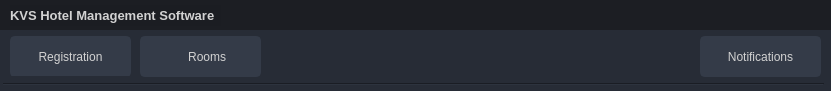
   <widget class="QWidget" name="FrameTop" native="true">
    <property name="geometry">
     <rect>
      <x>0</x>
      <y>0</y>
      <width>831</width>
      <height>91</height>
     </rect>
    </property>
    <property name="styleSheet">
     <string notr="true">background-color: rgba(27, 29, 35, 200)</string>
    </property>
    <widget class="QWidget" name="FrameSubTop" native="true">
     <property name="geometry">
      <rect>
       <x>0</x>
       <y>0</y>
       <width>831</width>
       <height>91</height>
      </rect>
     </property>
     <property name="styleSheet">
      <string notr="true">background-color: rgba(27, 29, 35, 200)</string>
     </property>
     <widget class="QWidget" name="FrameSubbedTop" native="true">
      <property name="geometry">
       <rect>
        <x>0</x>
        <y>0</y>
        <width>831</width>
        <height>91</height>
       </rect>
      </property>
      <property name="styleSheet">
       <string notr="true">background-color: rgba(27, 29, 35, 200)</string>
      </property>
      <widget class="QPushButton" name="ExitButton">
       <property name="geometry">
        <rect>
         <x>800</x>
         <y>0</y>
         <width>31</width>
         <height>31</height>
        </rect>
       </property>
       <property name="styleSheet">
        <string notr="true">QPushButton {	
	border: none;
	background-color: transparent;
}
QPushButton:hover {
	background-color: rgb(52, 59, 72);
}
QPushButton:pressed {	
	background-color: rgb(85, 170, 255);
}</string>
       </property>
       <property name="text">
        <string/>
       </property>
       <property name="icon">
        <iconset>
         <normaloff>icons/cil-x.png</normaloff>icons/cil-x.png</iconset>
       </property>
      </widget>
      <widget class="QPushButton" name="MinimizeButton">
       <property name="geometry">
        <rect>
         <x>770</x>
         <y>0</y>
         <width>31</width>
         <height>31</height>
        </rect>
       </property>
       <property name="styleSheet">
        <string notr="true">QPushButton {	
	border: none;
	background-color: transparent;
}
QPushButton:hover {
	background-color: rgb(52, 59, 72);
}
QPushButton:pressed {	
	background-color: rgb(85, 170, 255);
}</string>
       </property>
       <property name="text">
        <string/>
       </property>
       <property name="icon">
        <iconset>
         <normaloff>icons/cil-window-minimize.png</normaloff>icons/cil-window-minimize.png</iconset>
       </property>
      </widget>
      <widget class="QLabel" name="MainLab">
       <property name="geometry">
        <rect>
         <x>10</x>
         <y>5</y>
         <width>211</width>
         <height>21</height>
        </rect>
       </property>
       <property name="palette">
        <palette>
         <active>
          <colorrole role="WindowText">
           <brush brushstyle="SolidPattern">
            <color alpha="255">
             <red>210</red>
             <green>210</green>
             <blue>210</blue>
            </color>
           </brush>
          </colorrole>
          <colorrole role="Button">
           <brush brushstyle="SolidPattern">
            <color alpha="200">
             <red>27</red>
             <green>29</green>
             <blue>35</blue>
            </color>
           </brush>
          </colorrole>
          <colorrole role="Text">
           <brush brushstyle="SolidPattern">
            <color alpha="255">
             <red>210</red>
             <green>210</green>
             <blue>210</blue>
            </color>
           </brush>
          </colorrole>
          <colorrole role="ButtonText">
           <brush brushstyle="SolidPattern">
            <color alpha="255">
             <red>210</red>
             <green>210</green>
             <blue>210</blue>
            </color>
           </brush>
          </colorrole>
          <colorrole role="Base">
           <brush brushstyle="SolidPattern">
            <color alpha="200">
             <red>27</red>
             <green>29</green>
             <blue>35</blue>
            </color>
           </brush>
          </colorrole>
          <colorrole role="Window">
           <brush brushstyle="SolidPattern">
            <color alpha="200">
             <red>27</red>
             <green>29</green>
             <blue>35</blue>
            </color>
           </brush>
          </colorrole>
          <colorrole role="PlaceholderText">
           <brush brushstyle="SolidPattern">
            <color alpha="255">
             <red>98</red>
             <green>98</green>
             <blue>98</blue>
            </color>
           </brush>
          </colorrole>
         </active>
         <inactive>
          <colorrole role="WindowText">
           <brush brushstyle="SolidPattern">
            <color alpha="255">
             <red>210</red>
             <green>210</green>
             <blue>210</blue>
            </color>
           </brush>
          </colorrole>
          <colorrole role="Button">
           <brush brushstyle="SolidPattern">
            <color alpha="200">
             <red>27</red>
             <green>29</green>
             <blue>35</blue>
            </color>
           </brush>
          </colorrole>
          <colorrole role="Text">
           <brush brushstyle="SolidPattern">
            <color alpha="255">
             <red>210</red>
             <green>210</green>
             <blue>210</blue>
            </color>
           </brush>
          </colorrole>
          <colorrole role="ButtonText">
           <brush brushstyle="SolidPattern">
            <color alpha="255">
             <red>210</red>
             <green>210</green>
             <blue>210</blue>
            </color>
           </brush>
          </colorrole>
          <colorrole role="Base">
           <brush brushstyle="SolidPattern">
            <color alpha="200">
             <red>27</red>
             <green>29</green>
             <blue>35</blue>
            </color>
           </brush>
          </colorrole>
          <colorrole role="Window">
           <brush brushstyle="SolidPattern">
            <color alpha="200">
             <red>27</red>
             <green>29</green>
             <blue>35</blue>
            </color>
           </brush>
          </colorrole>
          <colorrole role="PlaceholderText">
           <brush brushstyle="SolidPattern">
            <color alpha="255">
             <red>98</red>
             <green>98</green>
             <blue>98</blue>
            </color>
           </brush>
          </colorrole>
         </inactive>
         <disabled>
          <colorrole role="WindowText">
           <brush brushstyle="SolidPattern">
            <color alpha="255">
             <red>210</red>
             <green>210</green>
             <blue>210</blue>
            </color>
           </brush>
          </colorrole>
          <colorrole role="Button">
           <brush brushstyle="SolidPattern">
            <color alpha="200">
             <red>27</red>
             <green>29</green>
             <blue>35</blue>
            </color>
           </brush>
          </colorrole>
          <colorrole role="Text">
           <brush brushstyle="SolidPattern">
            <color alpha="255">
             <red>210</red>
             <green>210</green>
             <blue>210</blue>
            </color>
           </brush>
          </colorrole>
          <colorrole role="ButtonText">
           <brush brushstyle="SolidPattern">
            <color alpha="255">
             <red>210</red>
             <green>210</green>
             <blue>210</blue>
            </color>
           </brush>
          </colorrole>
          <colorrole role="Base">
           <brush brushstyle="SolidPattern">
            <color alpha="200">
             <red>27</red>
             <green>29</green>
             <blue>35</blue>
            </color>
           </brush>
          </colorrole>
          <colorrole role="Window">
           <brush brushstyle="SolidPattern">
            <color alpha="200">
             <red>27</red>
             <green>29</green>
             <blue>35</blue>
            </color>
           </brush>
          </colorrole>
          <colorrole role="PlaceholderText">
           <brush brushstyle="SolidPattern">
            <color alpha="255">
             <red>98</red>
             <green>98</green>
             <blue>98</blue>
            </color>
           </brush>
          </colorrole>
         </disabled>
        </palette>
       </property>
       <property name="font">
        <font>
         <family>Segoe UI</family>
         <pointsize>10</pointsize>
         <weight>75</weight>
         <bold>true</bold>
        </font>
       </property>
       <property name="text">
        <string>KVS Hotel Management Software</string>
       </property>
      </widget>
      <widget class="QWidget" name="FrameButton" native="true">
       <property name="geometry">
        <rect>
         <x>0</x>
         <y>30</y>
         <width>831</width>
         <height>331</height>
        </rect>
       </property>
       <property name="palette">
        <palette>
         <active>
          <colorrole role="Button">
           <brush brushstyle="SolidPattern">
            <color alpha="255">
             <red>39</red>
             <green>44</green>
             <blue>54</blue>
            </color>
           </brush>
          </colorrole>
          <colorrole role="Base">
           <brush brushstyle="SolidPattern">
            <color alpha="255">
             <red>39</red>
             <green>44</green>
             <blue>54</blue>
            </color>
           </brush>
          </colorrole>
          <colorrole role="Window">
           <brush brushstyle="SolidPattern">
            <color alpha="255">
             <red>39</red>
             <green>44</green>
             <blue>54</blue>
            </color>
           </brush>
          </colorrole>
         </active>
         <inactive>
          <colorrole role="Button">
           <brush brushstyle="SolidPattern">
            <color alpha="255">
             <red>39</red>
             <green>44</green>
             <blue>54</blue>
            </color>
           </brush>
          </colorrole>
          <colorrole role="Base">
           <brush brushstyle="SolidPattern">
            <color alpha="255">
             <red>39</red>
             <green>44</green>
             <blue>54</blue>
            </color>
           </brush>
          </colorrole>
          <colorrole role="Window">
           <brush brushstyle="SolidPattern">
            <color alpha="255">
             <red>39</red>
             <green>44</green>
             <blue>54</blue>
            </color>
           </brush>
          </colorrole>
         </inactive>
         <disabled>
          <colorrole role="Button">
           <brush brushstyle="SolidPattern">
            <color alpha="255">
             <red>39</red>
             <green>44</green>
             <blue>54</blue>
            </color>
           </brush>
          </colorrole>
          <colorrole role="Base">
           <brush brushstyle="SolidPattern">
            <color alpha="255">
             <red>39</red>
             <green>44</green>
             <blue>54</blue>
            </color>
           </brush>
          </colorrole>
          <colorrole role="Window">
           <brush brushstyle="SolidPattern">
            <color alpha="255">
             <red>39</red>
             <green>44</green>
             <blue>54</blue>
            </color>
           </brush>
          </colorrole>
         </disabled>
        </palette>
       </property>
       <property name="styleSheet">
        <string notr="true">background-color: rgb(39, 44, 54);</string>
       </property>
       <widget class="QPushButton" name="RegistrationButton">
        <property name="geometry">
         <rect>
          <x>10</x>
          <y>6</y>
          <width>121</width>
          <height>41</height>
         </rect>
        </property>
        <property name="palette">
         <palette>
          <active>
           <colorrole role="WindowText">
            <brush brushstyle="SolidPattern">
             <color alpha="255">
              <red>210</red>
              <green>210</green>
              <blue>210</blue>
             </color>
            </brush>
           </colorrole>
           <colorrole role="Button">
            <brush brushstyle="SolidPattern">
             <color alpha="255">
              <red>52</red>
              <green>59</green>
              <blue>72</blue>
             </color>
            </brush>
           </colorrole>
           <colorrole role="Text">
            <brush brushstyle="SolidPattern">
             <color alpha="255">
              <red>210</red>
              <green>210</green>
              <blue>210</blue>
             </color>
            </brush>
           </colorrole>
           <colorrole role="ButtonText">
            <brush brushstyle="SolidPattern">
             <color alpha="255">
              <red>210</red>
              <green>210</green>
              <blue>210</blue>
             </color>
            </brush>
           </colorrole>
           <colorrole role="Base">
            <brush brushstyle="SolidPattern">
             <color alpha="255">
              <red>52</red>
              <green>59</green>
              <blue>72</blue>
             </color>
            </brush>
           </colorrole>
           <colorrole role="Window">
            <brush brushstyle="SolidPattern">
             <color alpha="255">
              <red>52</red>
              <green>59</green>
              <blue>72</blue>
             </color>
            </brush>
           </colorrole>
           <colorrole role="PlaceholderText">
            <brush brushstyle="SolidPattern">
             <color alpha="128">
              <red>0</red>
              <green>0</green>
              <blue>0</blue>
             </color>
            </brush>
           </colorrole>
          </active>
          <inactive>
           <colorrole role="WindowText">
            <brush brushstyle="SolidPattern">
             <color alpha="255">
              <red>210</red>
              <green>210</green>
              <blue>210</blue>
             </color>
            </brush>
           </colorrole>
           <colorrole role="Button">
            <brush brushstyle="SolidPattern">
             <color alpha="255">
              <red>52</red>
              <green>59</green>
              <blue>72</blue>
             </color>
            </brush>
           </colorrole>
           <colorrole role="Text">
            <brush brushstyle="SolidPattern">
             <color alpha="255">
              <red>210</red>
              <green>210</green>
              <blue>210</blue>
             </color>
            </brush>
           </colorrole>
           <colorrole role="ButtonText">
            <brush brushstyle="SolidPattern">
             <color alpha="255">
              <red>210</red>
              <green>210</green>
              <blue>210</blue>
             </color>
            </brush>
           </colorrole>
           <colorrole role="Base">
            <brush brushstyle="SolidPattern">
             <color alpha="255">
              <red>52</red>
              <green>59</green>
              <blue>72</blue>
             </color>
            </brush>
           </colorrole>
           <colorrole role="Window">
            <brush brushstyle="SolidPattern">
             <color alpha="255">
              <red>52</red>
              <green>59</green>
              <blue>72</blue>
             </color>
            </brush>
           </colorrole>
           <colorrole role="PlaceholderText">
            <brush brushstyle="SolidPattern">
             <color alpha="128">
              <red>210</red>
              <green>210</green>
              <blue>210</blue>
             </color>
            </brush>
           </colorrole>
          </inactive>
          <disabled>
           <colorrole role="WindowText">
            <brush brushstyle="SolidPattern">
             <color alpha="255">
              <red>210</red>
              <green>210</green>
              <blue>210</blue>
             </color>
            </brush>
           </colorrole>
           <colorrole role="Button">
            <brush brushstyle="SolidPattern">
             <color alpha="255">
              <red>52</red>
              <green>59</green>
              <blue>72</blue>
             </color>
            </brush>
           </colorrole>
           <colorrole role="Text">
            <brush brushstyle="SolidPattern">
             <color alpha="255">
              <red>210</red>
              <green>210</green>
              <blue>210</blue>
             </color>
            </brush>
           </colorrole>
           <colorrole role="ButtonText">
            <brush brushstyle="SolidPattern">
             <color alpha="255">
              <red>210</red>
              <green>210</green>
              <blue>210</blue>
             </color>
            </brush>
           </colorrole>
           <colorrole role="Base">
            <brush brushstyle="SolidPattern">
             <color alpha="255">
              <red>52</red>
              <green>59</green>
              <blue>72</blue>
             </color>
            </brush>
           </colorrole>
           <colorrole role="Window">
            <brush brushstyle="SolidPattern">
             <color alpha="255">
              <red>52</red>
              <green>59</green>
              <blue>72</blue>
             </color>
            </brush>
           </colorrole>
           <colorrole role="PlaceholderText">
            <brush brushstyle="SolidPattern">
             <color alpha="128">
              <red>0</red>
              <green>0</green>
              <blue>0</blue>
             </color>
            </brush>
           </colorrole>
          </disabled>
         </palette>
        </property>
        <property name="styleSheet">
         <string notr="true">QPushButton {
	border: 2px solid rgb(52, 59, 72);
	border-radius: 5px;	
	background-color: rgb(52, 59, 72);
}
QPushButton:hover {
	background-color: rgb(57, 65, 80);
	border: 2px solid rgb(61, 70, 86);
}
QPushButton:pressed {	
	background-color: rgb(35, 40, 49);
	border: 2px solid rgb(43, 50, 61);
}</string>
        </property>
        <property name="text">
         <string>Registration</string>
        </property>
        <property name="icon">
         <iconset>
          <normaloff>icons/cil-register.png</normaloff>icons/cil-register.png</iconset>
        </property>
        <property name="iconSize">
         <size>
          <width>30</width>
          <height>30</height>
         </size>
        </property>
       </widget>
       <widget class="Line" name="PageLine">
        <property name="geometry">
         <rect>
          <x>3</x>
          <y>46</y>
          <width>821</width>
          <height>16</height>
         </rect>
        </property>
        <property name="orientation">
         <enum>Qt::Horizontal</enum>
        </property>
       </widget>
       <widget class="QPushButton" name="RoomsButton">
        <property name="geometry">
         <rect>
          <x>140</x>
          <y>6</y>
          <width>121</width>
          <height>41</height>
         </rect>
        </property>
        <property name="palette">
         <palette>
          <active>
           <colorrole role="WindowText">
            <brush brushstyle="SolidPattern">
             <color alpha="255">
              <red>210</red>
              <green>210</green>
              <blue>210</blue>
             </color>
            </brush>
           </colorrole>
           <colorrole role="Button">
            <brush brushstyle="SolidPattern">
             <color alpha="255">
              <red>52</red>
              <green>59</green>
              <blue>72</blue>
             </color>
            </brush>
           </colorrole>
           <colorrole role="Text">
            <brush brushstyle="SolidPattern">
             <color alpha="255">
              <red>210</red>
              <green>210</green>
              <blue>210</blue>
             </color>
            </brush>
           </colorrole>
           <colorrole role="ButtonText">
            <brush brushstyle="SolidPattern">
             <color alpha="255">
              <red>210</red>
              <green>210</green>
              <blue>210</blue>
             </color>
            </brush>
           </colorrole>
           <colorrole role="Base">
            <brush brushstyle="SolidPattern">
             <color alpha="255">
              <red>52</red>
              <green>59</green>
              <blue>72</blue>
             </color>
            </brush>
           </colorrole>
           <colorrole role="Window">
            <brush brushstyle="SolidPattern">
             <color alpha="255">
              <red>52</red>
              <green>59</green>
              <blue>72</blue>
             </color>
            </brush>
           </colorrole>
           <colorrole role="PlaceholderText">
            <brush brushstyle="SolidPattern">
             <color alpha="128">
              <red>0</red>
              <green>0</green>
              <blue>0</blue>
             </color>
            </brush>
           </colorrole>
          </active>
          <inactive>
           <colorrole role="WindowText">
            <brush brushstyle="SolidPattern">
             <color alpha="255">
              <red>210</red>
              <green>210</green>
              <blue>210</blue>
             </color>
            </brush>
           </colorrole>
           <colorrole role="Button">
            <brush brushstyle="SolidPattern">
             <color alpha="255">
              <red>52</red>
              <green>59</green>
              <blue>72</blue>
             </color>
            </brush>
           </colorrole>
           <colorrole role="Text">
            <brush brushstyle="SolidPattern">
             <color alpha="255">
              <red>210</red>
              <green>210</green>
              <blue>210</blue>
             </color>
            </brush>
           </colorrole>
           <colorrole role="ButtonText">
            <brush brushstyle="SolidPattern">
             <color alpha="255">
              <red>210</red>
              <green>210</green>
              <blue>210</blue>
             </color>
            </brush>
           </colorrole>
           <colorrole role="Base">
            <brush brushstyle="SolidPattern">
             <color alpha="255">
              <red>52</red>
              <green>59</green>
              <blue>72</blue>
             </color>
            </brush>
           </colorrole>
           <colorrole role="Window">
            <brush brushstyle="SolidPattern">
             <color alpha="255">
              <red>52</red>
              <green>59</green>
              <blue>72</blue>
             </color>
            </brush>
           </colorrole>
           <colorrole role="PlaceholderText">
            <brush brushstyle="SolidPattern">
             <color alpha="128">
              <red>210</red>
              <green>210</green>
              <blue>210</blue>
             </color>
            </brush>
           </colorrole>
          </inactive>
          <disabled>
           <colorrole role="WindowText">
            <brush brushstyle="SolidPattern">
             <color alpha="255">
              <red>210</red>
              <green>210</green>
              <blue>210</blue>
             </color>
            </brush>
           </colorrole>
           <colorrole role="Button">
            <brush brushstyle="SolidPattern">
             <color alpha="255">
              <red>52</red>
              <green>59</green>
              <blue>72</blue>
             </color>
            </brush>
           </colorrole>
           <colorrole role="Text">
            <brush brushstyle="SolidPattern">
             <color alpha="255">
              <red>210</red>
              <green>210</green>
              <blue>210</blue>
             </color>
            </brush>
           </colorrole>
           <colorrole role="ButtonText">
            <brush brushstyle="SolidPattern">
             <color alpha="255">
              <red>210</red>
              <green>210</green>
              <blue>210</blue>
             </color>
            </brush>
           </colorrole>
           <colorrole role="Base">
            <brush brushstyle="SolidPattern">
             <color alpha="255">
              <red>52</red>
              <green>59</green>
              <blue>72</blue>
             </color>
            </brush>
           </colorrole>
           <colorrole role="Window">
            <brush brushstyle="SolidPattern">
             <color alpha="255">
              <red>52</red>
              <green>59</green>
              <blue>72</blue>
             </color>
            </brush>
           </colorrole>
           <colorrole role="PlaceholderText">
            <brush brushstyle="SolidPattern">
             <color alpha="128">
              <red>0</red>
              <green>0</green>
              <blue>0</blue>
             </color>
            </brush>
           </colorrole>
          </disabled>
         </palette>
        </property>
        <property name="styleSheet">
         <string notr="true">QPushButton {
	border: 2px solid rgb(52, 59, 72);
	border-radius: 5px;	
	background-color: rgb(52, 59, 72);
}
QPushButton:hover {
	background-color: rgb(57, 65, 80);
	border: 2px solid rgb(61, 70, 86);
}
QPushButton:pressed {	
	background-color: rgb(35, 40, 49);
	border: 2px solid rgb(43, 50, 61);
}</string>
        </property>
        <property name="text">
         <string>    Rooms</string>
        </property>
        <property name="icon">
         <iconset>
          <normaloff>icons/cil-bed.png</normaloff>icons/cil-bed.png</iconset>
        </property>
        <property name="iconSize">
         <size>
          <width>30</width>
          <height>25</height>
         </size>
        </property>
       </widget>
       <widget class="QPushButton" name="NotificationButton">
        <property name="geometry">
         <rect>
          <x>700</x>
          <y>6</y>
          <width>121</width>
          <height>41</height>
         </rect>
        </property>
        <property name="palette">
         <palette>
          <active>
           <colorrole role="WindowText">
            <brush brushstyle="SolidPattern">
             <color alpha="255">
              <red>210</red>
              <green>210</green>
              <blue>210</blue>
             </color>
            </brush>
           </colorrole>
           <colorrole role="Button">
            <brush brushstyle="SolidPattern">
             <color alpha="255">
              <red>52</red>
              <green>59</green>
              <blue>72</blue>
             </color>
            </brush>
           </colorrole>
           <colorrole role="Text">
            <brush brushstyle="SolidPattern">
             <color alpha="255">
              <red>210</red>
              <green>210</green>
              <blue>210</blue>
             </color>
            </brush>
           </colorrole>
           <colorrole role="ButtonText">
            <brush brushstyle="SolidPattern">
             <color alpha="255">
              <red>210</red>
              <green>210</green>
              <blue>210</blue>
             </color>
            </brush>
           </colorrole>
           <colorrole role="Base">
            <brush brushstyle="SolidPattern">
             <color alpha="255">
              <red>52</red>
              <green>59</green>
              <blue>72</blue>
             </color>
            </brush>
           </colorrole>
           <colorrole role="Window">
            <brush brushstyle="SolidPattern">
             <color alpha="255">
              <red>52</red>
              <green>59</green>
              <blue>72</blue>
             </color>
            </brush>
           </colorrole>
           <colorrole role="PlaceholderText">
            <brush brushstyle="SolidPattern">
             <color alpha="128">
              <red>0</red>
              <green>0</green>
              <blue>0</blue>
             </color>
            </brush>
           </colorrole>
          </active>
          <inactive>
           <colorrole role="WindowText">
            <brush brushstyle="SolidPattern">
             <color alpha="255">
              <red>210</red>
              <green>210</green>
              <blue>210</blue>
             </color>
            </brush>
           </colorrole>
           <colorrole role="Button">
            <brush brushstyle="SolidPattern">
             <color alpha="255">
              <red>52</red>
              <green>59</green>
              <blue>72</blue>
             </color>
            </brush>
           </colorrole>
           <colorrole role="Text">
            <brush brushstyle="SolidPattern">
             <color alpha="255">
              <red>210</red>
              <green>210</green>
              <blue>210</blue>
             </color>
            </brush>
           </colorrole>
           <colorrole role="ButtonText">
            <brush brushstyle="SolidPattern">
             <color alpha="255">
              <red>210</red>
              <green>210</green>
              <blue>210</blue>
             </color>
            </brush>
           </colorrole>
           <colorrole role="Base">
            <brush brushstyle="SolidPattern">
             <color alpha="255">
              <red>52</red>
              <green>59</green>
              <blue>72</blue>
             </color>
            </brush>
           </colorrole>
           <colorrole role="Window">
            <brush brushstyle="SolidPattern">
             <color alpha="255">
              <red>52</red>
              <green>59</green>
              <blue>72</blue>
             </color>
            </brush>
           </colorrole>
           <colorrole role="PlaceholderText">
            <brush brushstyle="SolidPattern">
             <color alpha="128">
              <red>210</red>
              <green>210</green>
              <blue>210</blue>
             </color>
            </brush>
           </colorrole>
          </inactive>
          <disabled>
           <colorrole role="WindowText">
            <brush brushstyle="SolidPattern">
             <color alpha="255">
              <red>210</red>
              <green>210</green>
              <blue>210</blue>
             </color>
            </brush>
           </colorrole>
           <colorrole role="Button">
            <brush brushstyle="SolidPattern">
             <color alpha="255">
              <red>52</red>
              <green>59</green>
              <blue>72</blue>
             </color>
            </brush>
           </colorrole>
           <colorrole role="Text">
            <brush brushstyle="SolidPattern">
             <color alpha="255">
              <red>210</red>
              <green>210</green>
              <blue>210</blue>
             </color>
            </brush>
           </colorrole>
           <colorrole role="ButtonText">
            <brush brushstyle="SolidPattern">
             <color alpha="255">
              <red>210</red>
              <green>210</green>
              <blue>210</blue>
             </color>
            </brush>
           </colorrole>
           <colorrole role="Base">
            <brush brushstyle="SolidPattern">
             <color alpha="255">
              <red>52</red>
              <green>59</green>
              <blue>72</blue>
             </color>
            </brush>
           </colorrole>
           <colorrole role="Window">
            <brush brushstyle="SolidPattern">
             <color alpha="255">
              <red>52</red>
              <green>59</green>
              <blue>72</blue>
             </color>
            </brush>
           </colorrole>
           <colorrole role="PlaceholderText">
            <brush brushstyle="SolidPattern">
             <color alpha="128">
              <red>0</red>
              <green>0</green>
              <blue>0</blue>
             </color>
            </brush>
           </colorrole>
          </disabled>
         </palette>
        </property>
        <property name="styleSheet">
         <string notr="true">QPushButton {
	border: 2px solid rgb(52, 59, 72);
	border-radius: 5px;	
	background-color: rgb(52, 59, 72);
}
QPushButton:hover {
	background-color: rgb(57, 65, 80);
	border: 2px solid rgb(61, 70, 86);
}
QPushButton:pressed {	
	background-color: rgb(35, 40, 49);
	border: 2px solid rgb(43, 50, 61);
}</string>
        </property>
        <property name="text">
         <string>Notifications</string>
        </property>
        <property name="icon">
         <iconset>
          <normaloff>icons/cil-bell.png</normaloff>icons/cil-bell.png</iconset>
        </property>
        <property name="iconSize">
         <size>
          <width>20</width>
          <height>20</height>
         </size>
        </property>
        <property name="checkable">
         <bool>true</bool>
        </property>
       </widget>
      </widget>
      <widget class="QPushButton" name="InfoButton">
       <property name="geometry">
        <rect>
         <x>740</x>
         <y>0</y>
         <width>31</width>
         <height>31</height>
        </rect>
       </property>
       <property name="styleSheet">
        <string notr="true">QPushButton {	
	border: none;
	background-color: transparent;
}
QPushButton:hover {
	background-color: rgb(52, 59, 72);
}
QPushButton:pressed {	
	background-color: rgb(85, 170, 255);
}</string>
       </property>
       <property name="text">
        <string/>
       </property>
       <property name="icon">
        <iconset>
         <normaloff>icons/cil-info.png</normaloff>icons/cil-info.png</iconset>
       </property>
      </widget>
      <zorder>FrameButton</zorder>
      <zorder>ExitButton</zorder>
      <zorder>MinimizeButton</zorder>
      <zorder>MainLab</zorder>
      <zorder>InfoButton</zorder>
     </widget>
    </widget>
   </widget>
